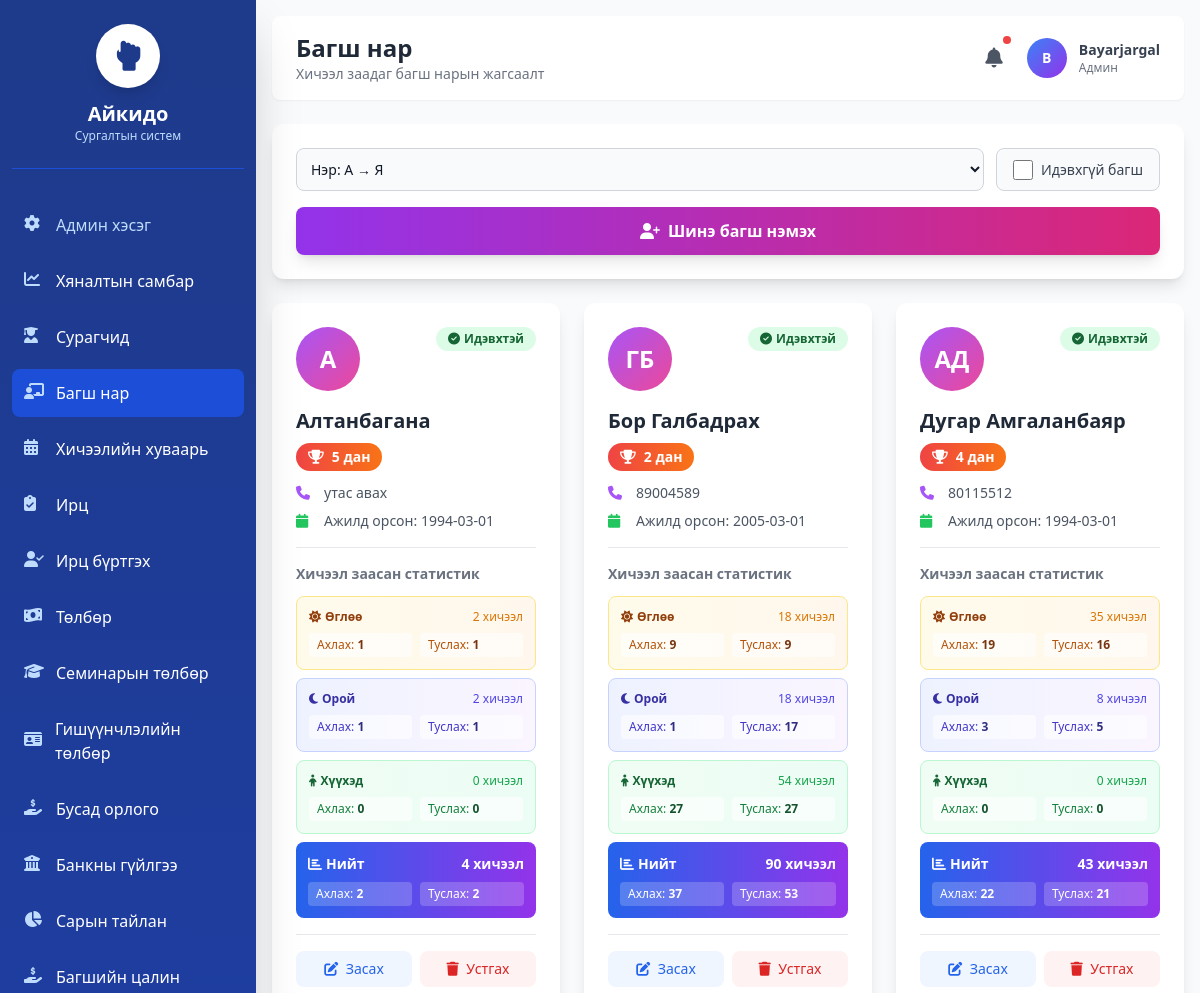
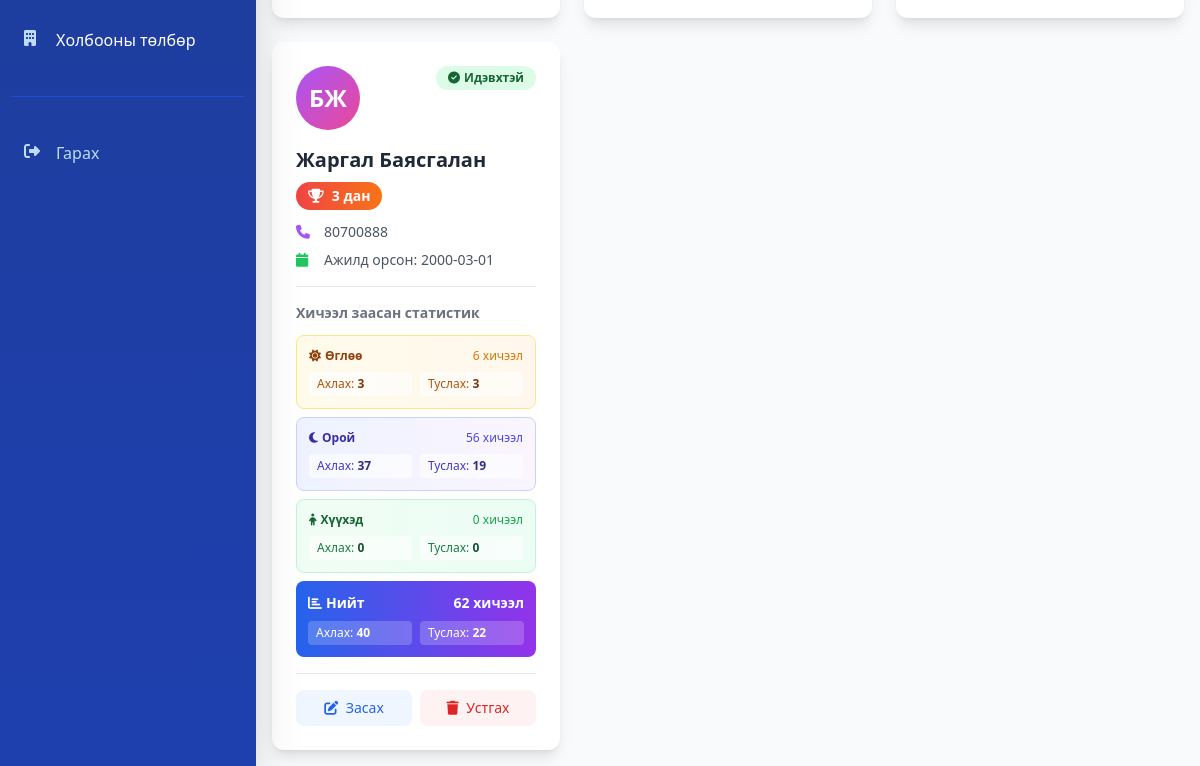
Before: /instructors/ (signed in) with the older database file (2 pictures, top to bottom).
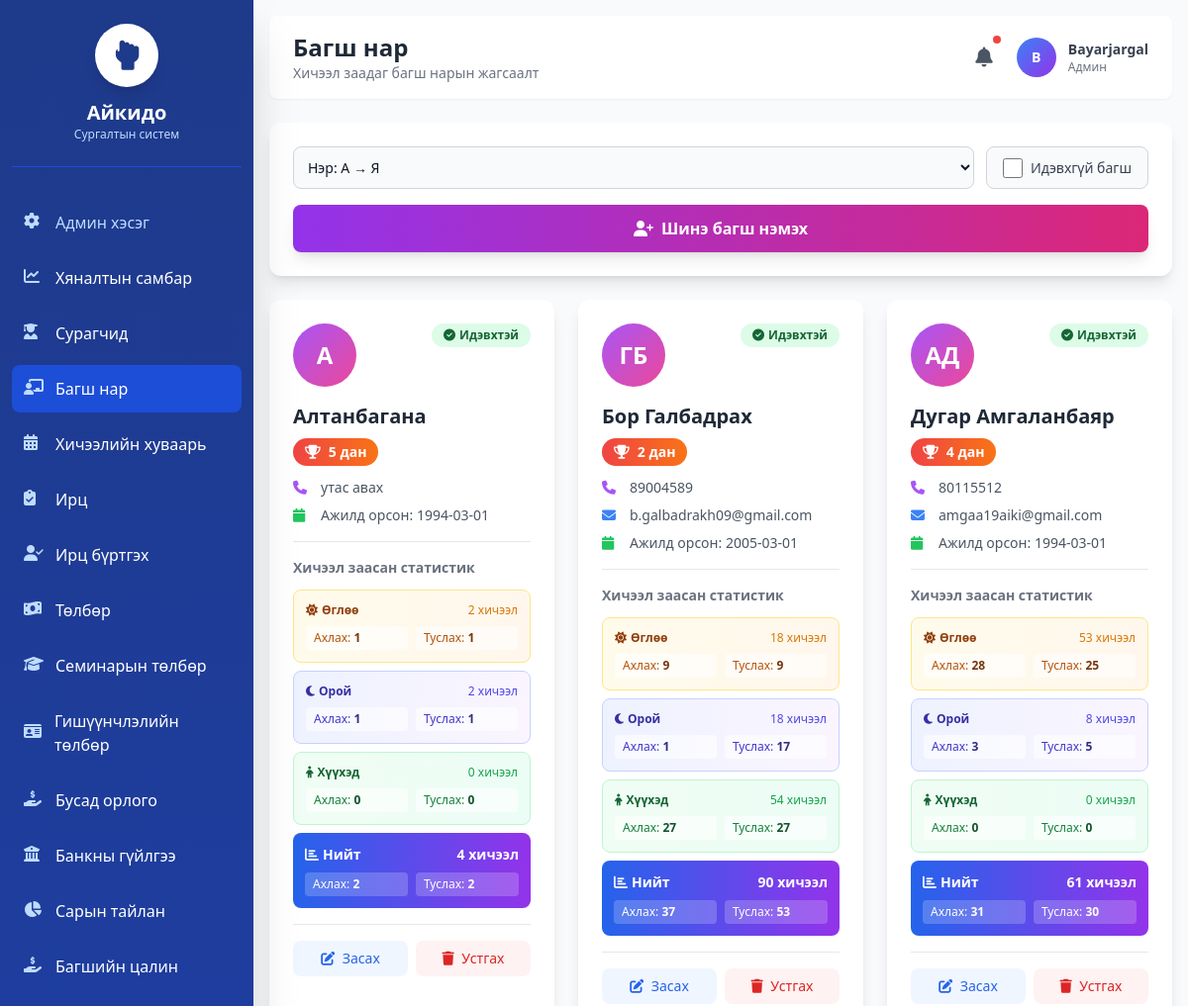
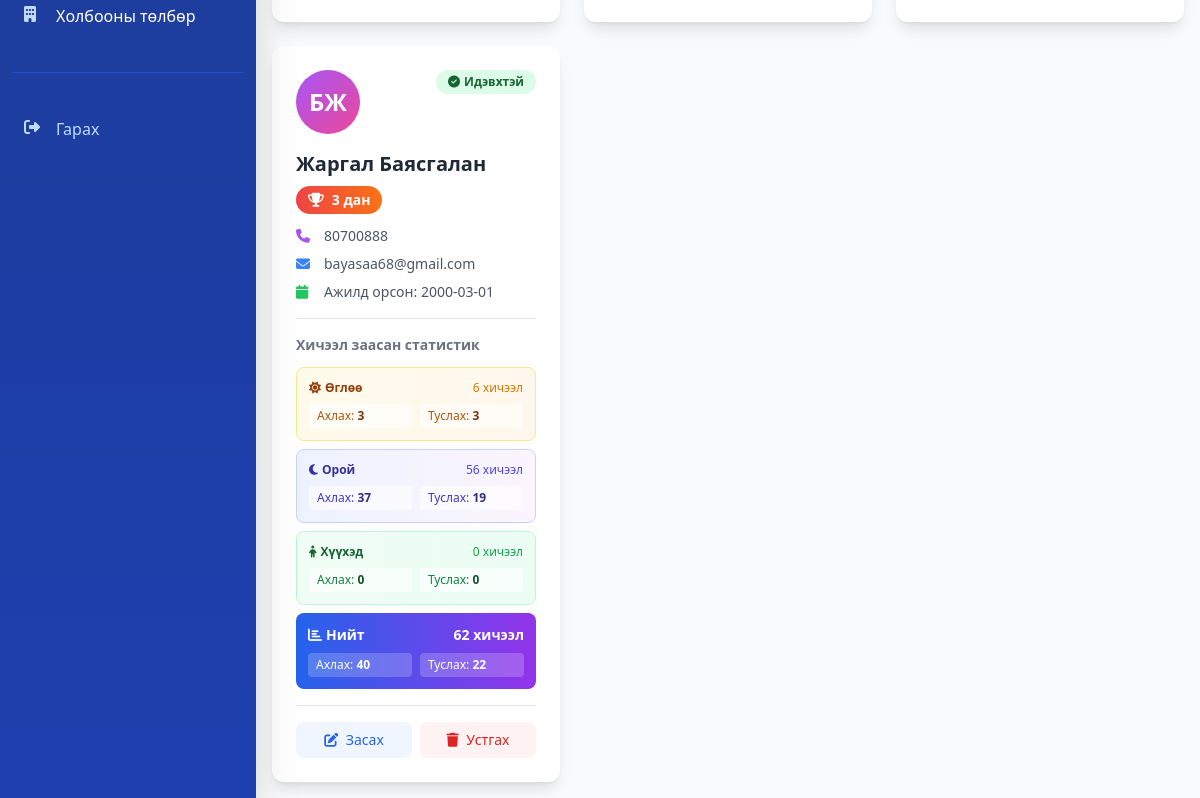
After: the same page with the newer database file (2 pictures, top to bottom).
### config/aikido_app/models.py (models this page shows, shortened)
class Instructor(models.Model):
    KYU_CHOICES = [
        (1, '1 кюү'),
        (2, '2 кюү'),
        (3, '3 кюү'),
        (4, '4 кюү'),
        (5, '5 кюү'),
        (6, '6 кюү'),
        (7, '7 кюү'),
        (8, '8 кюү'),
    ]
    DAN_CHOICES = [
        (1, '1 дан'),
        (2, '2 дан'),
        (3, '3 дан'),
        (4, '4 дан'),
        (5, '5 дан'),
        (6, '6 дан'),
        (7, '7 дан'),
        (8, '8 дан'),
    ]
    user = models.OneToOneField(
        User,
        on_delete=models.SET_NULL,
        null=True,
        blank=True,
        related_name='instructor_profile',
        verbose_name="Хэрэглэгч"
    )
    first_name = models.CharField(max_length=100, verbose_name="Нэр")
    last_name = models.CharField(max_length=100, verbose_name="Овог")
    phone = models.CharField(max_length=20, verbose_name="Утас")
    email = models.EmailField(blank=True, verbose_name="И-мэйл")
    hire_date = models.DateField(verbose_name="Ажилд орсон огноо")
    is_active = models.BooleanField(default=True, verbose_name="Идэвхтэй эсэх")
    kyu_rank = models.IntegerField(
        choices=KYU_CHOICES,
        null=True,
        blank=True,
        verbose_name="Кюү зэрэг"
    )
    dan_rank = models.IntegerField(
        choices=DAN_CHOICES,
        null=True,
        blank=True,
        verbose_name="Дан зэрэг"
    )
    current_rank_date = models.DateField(
        null=True,
        blank=True,
        verbose_name="Одоогийн зэрэг авсан огноо"
    )
    class Meta:
        verbose_name = "Багш"
        verbose_name_plural = "Багш нар"
        ordering = ['last_name', 'first_name']
    def __str__(self):
        return f"{self.last_name} {self.first_name}"
    def get_rank_display_full(self):
        if self.dan_rank:
            return f"{self.get_dan_rank_display()}"
        elif self.kyu_rank:
            return f"{self.get_kyu_rank_display()}"
        return "Зэрэггүй"

### config/aikido_app/views.py (the view)
# urls.py: path('instructors/', views.instructor_list, name='instructor_list'),
@login_required
def instructor_list(request):
    is_instructor_user = hasattr(request.user, 'instructor_profile') and not request.user.is_staff
    sort_by = request.GET.get('sort', 'name_asc')
    valid_sorts = {
        'name_asc': 'last_name',
        'name_desc': '-last_name',
        'date_asc': 'hire_date',
        'date_desc': '-hire_date',
        'rank_asc': 'dan_rank',
        'rank_desc': '-dan_rank',
    }
    order_by = valid_sorts.get(sort_by, 'last_name')
    show_inactive = request.GET.get('show_inactive', 'false') == 'true'
    if is_instructor_user:
        instructors = Instructor.objects.filter(user=request.user)
    else:
        if show_inactive:
            instructors = Instructor.objects.all()
        else:
            instructors = Instructor.objects.filter(is_active=True)
    instructors = instructors.order_by(order_by, 'last_name', 'first_name')
    for instructor in instructors:
        lead_morning = InstructorAssignment.objects.filter(
            instructor=instructor,
            role='LEAD',
            session__class_type__name=ClassType.MORNING
        ).count()
        assistant_morning = InstructorAssignment.objects.filter(
            instructor=instructor,
            role='ASSISTANT',
            session__class_type__name=ClassType.MORNING
        ).count()
        lead_evening = InstructorAssignment.objects.filter(
            instructor=instructor,
            role='LEAD',
            session__class_type__name=ClassType.EVENING
        ).count()
        assistant_evening = InstructorAssignment.objects.filter(
            instructor=instructor,
            role='ASSISTANT',
            session__class_type__name=ClassType.EVENING
        ).count()
        lead_children = InstructorAssignment.objects.filter(
            instructor=instructor,
            role='LEAD',
            session__class_type__name=ClassType.CHILDREN
        ).count()
        assistant_children = InstructorAssignment.objects.filter(
            instructor=instructor,
            role='ASSISTANT',
            session__class_type__name=ClassType.CHILDREN
        ).count()
        instructor.stats = {
            'morning': {'lead': lead_morning, 'assistant': assistant_morning},
            'evening': {'lead': lead_evening, 'assistant': assistant_evening},
            'children': {'lead': lead_children, 'assistant': assistant_children},
            'total_lead': lead_morning + lead_evening + lead_children,
            'total_assistant': assistant_morning + assistant_evening + assistant_children,
        }
    return render(request, 'aikido_app/instructor_list.html', {
        'instructors': instructors,
        'current_sort': sort_by,
        'show_inactive': show_inactive
    })

### config/aikido_app/templates/aikido_app/instructor_list.html (shortened to what the changed rows need)
{% extends 'aikido_app/base.html' %}
{% block page_title %}Багш нар{% endblock %}
{% block content %}
<div class="grid grid-cols-1 md:grid-cols-2 lg:grid-cols-3 gap-6">
    {% for instructor in instructors %}
    <div class="bg-white rounded-xl shadow-lg p-6 hover:shadow-2xl transition-all duration-300">
        <div class="flex items-start justify-between mb-4">
            <div class="w-16 h-16 bg-gradient-to-br from-purple-500 to-pink-500 rounded-full flex items-center justify-center">
                <span class="text-white text-2xl font-bold">{{ instructor.first_name|slice:":1" }}{{ instructor.last_name|slice:":1" }}</span>
            </div>
            {% if instructor.is_active %}
            <span class="inline-flex items-center px-3 py-1 rounded-full text-xs font-semibold bg-green-100 text-green-800">
                <i class="fas fa-check-circle mr-1"></i> Идэвхтэй
            </span>
            {% endif %}
        </div>
        <h3 class="text-xl font-bold text-gray-800 mb-2">{{ instructor.last_name }} {{ instructor.first_name }}</h3>
        {% if instructor.kyu_rank or instructor.dan_rank %}
        <div class="mb-3">
            <span class="inline-flex items-center px-3 py-1 rounded-full text-sm font-bold {% if instructor.dan_rank %}bg-gradient-to-r from-red-500 to-orange-500 text-white{% else %}bg-gradient-to-r from-yellow-400 to-yellow-500 text-gray-800{% endif %}">
                <i class="fas fa-{% if instructor.dan_rank %}trophy{% else %}medal{% endif %} mr-2"></i>
                {{ instructor.get_rank_display_full }}
            </span>
        </div>
        {% endif %}
        <div class="space-y-2 text-sm text-gray-600 mb-4">
            <div class="flex items-center">
                <i class="fas fa-phone w-5 text-purple-500"></i>
                <span class="ml-2">{{ instructor.phone }}</span>
            </div>
            {% if instructor.email %}
            <div class="flex items-center">
                <i class="fas fa-envelope w-5 text-blue-500"></i>
                <span class="ml-2">{{ instructor.email }}</span>
            </div>
            {% endif %}
            <div class="flex items-center">
                <i class="fas fa-calendar w-5 text-green-500"></i>
                <span class="ml-2">Ажилд орсон: {{ instructor.hire_date|date:"Y-m-d" }}</span>
            </div>
        </div>
        <div class="border-t pt-4">
            <p class="text-sm text-gray-500 mb-3 font-semibold">Хичээл заасан статистик</p>
            <div class="space-y-2">
                <div class="bg-gradient-to-r from-amber-50 to-orange-50 rounded-lg p-3 border border-amber-200">
                    <div class="flex items-center justify-between mb-2">
                        <span class="text-xs font-semibold text-amber-800">
                            <i class="fas fa-sun mr-1"></i>Өглөө
                        </span>
                        <span class="text-xs text-amber-600">
                            {{ instructor.stats.morning.lead|add:instructor.stats.morning.assistant }} хичээл
                        </span>
                    </div>
                    <div class="flex gap-2 text-xs">
                        <div class="flex-1 bg-white bg-opacity-60 rounded px-2 py-1">
                            <span class="text-amber-700">Ахлах:</span>
                            <span class="font-bold text-amber-900">{{ instructor.stats.morning.lead }}</span>
                        </div>
                        <div class="flex-1 bg-white bg-opacity-60 rounded px-2 py-1">
                            <span class="text-amber-700">Туслах:</span>
                            <span class="font-bold text-amber-900">{{ instructor.stats.morning.assistant }}</span>
                        </div>
                    </div>
                </div>
                <div class="bg-gradient-to-r from-indigo-50 to-purple-50 rounded-lg p-3 border border-indigo-200">
                    <div class="flex items-center justify-between mb-2">
                        <span class="text-xs font-semibold text-indigo-800">
                            <i class="fas fa-moon mr-1"></i>Орой
                        </span>
                        <span class="text-xs text-indigo-600">
                            {{ instructor.stats.evening.lead|add:instructor.stats.evening.assistant }} хичээл
                        </span>
                    </div>
                    <div class="flex gap-2 text-xs">
                        <div class="flex-1 bg-white bg-opacity-60 rounded px-2 py-1">
                            <span class="text-indigo-700">Ахлах:</span>
                            <span class="font-bold text-indigo-900">{{ instructor.stats.evening.lead }}</span>
                        </div>
                        <div class="flex-1 bg-white bg-opacity-60 rounded px-2 py-1">
                            <span class="text-indigo-700">Туслах:</span>
                            <span class="font-bold text-indigo-900">{{ instructor.stats.evening.assistant }}</span>
                        </div>
                    </div>
                </div>
                <div class="bg-gradient-to-r from-green-50 to-emerald-50 rounded-lg p-3 border border-green-200">
                    <div class="flex items-center justify-between mb-2">
                        <span class="text-xs font-semibold text-green-800">
                            <i class="fas fa-child mr-1"></i>Хүүхэд
                        </span>
                        <span class="text-xs text-green-600">
                            {{ instructor.stats.children.lead|add:instructor.stats.children.assistant }} хичээл
                        </span>
                    </div>
                    <div class="flex gap-2 text-xs">
                        <div class="flex-1 bg-white bg-opacity-60 rounded px-2 py-1">
                            <span class="text-green-700">Ахлах:</span>
                            <span class="font-bold text-green-900">{{ instructor.stats.children.lead }}</span>
                        </div>
                        <div class="flex-1 bg-white bg-opacity-60 rounded px-2 py-1">
                            <span class="text-green-700">Туслах:</span>
                            <span class="font-bold text-green-900">{{ instructor.stats.children.assistant }}</span>
                        </div>
                    </div>
                </div>
                <div class="bg-gradient-to-r from-blue-600 to-purple-600 rounded-lg p-3 text-white">
                    <div class="flex items-center justify-between text-sm font-bold">
                        <span><i class="fas fa-chart-bar mr-1"></i>Нийт</span>
                        <span>{{ instructor.stats.total_lead|add:instructor.stats.total_assistant }} хичээл</span>
                    </div>
                    <div class="flex gap-2 mt-2 text-xs">
                        <div class="flex-1 bg-white bg-opacity-20 rounded px-2 py-1">
                            <span>Ахлах:</span>
                            <span class="font-bold">{{ instructor.stats.total_lead }}</span>
                        </div>
                        <div class="flex-1 bg-white bg-opacity-20 rounded px-2 py-1">
                            <span>Туслах:</span>
                            <span class="font-bold">{{ instructor.stats.total_assistant }}</span>
                        </div>
                    </div>
                </div>
            </div>
        </div>
        {% if user.is_staff or not user.instructor_profile %}
        <div class="flex gap-2 mt-4 pt-4 border-t">
            <a href="{% url 'instructor_edit' instructor.pk %}"
               class="flex-1 px-4 py-2 bg-blue-50 text-blue-600 text-sm font-medium rounded-lg hover:bg-blue-100 transition-colors duration-200 text-center">
                <i class="fas fa-edit mr-1"></i> Засах
            </a>
            <button onclick="confirmDelete({{ instructor.pk }}, '{{ instructor }}')"
                    class="flex-1 px-4 py-2 bg-red-50 text-red-600 text-sm font-medium rounded-lg hover:bg-red-100 transition-colors duration-200">
                <i class="fas fa-trash mr-1"></i> Устгах
            </button>
        </div>
        {% endif %}
    </div>
    {% empty %}
    <div class="col-span-full text-center py-12 bg-white rounded-xl shadow-lg">
        <i class="fas fa-chalkboard-teacher text-6xl text-gray-300 mb-4"></i>
        <p class="text-gray-500">Багш байхгүй байна</p>
    </div>
    {% endfor %}
</div>
{% endblock %}

Changed rows visible on the page:
changed Instructor "Бор": email (not shown) → "b.galbadrakh09@gmail.com"
changed Instructor "Дугар": email (not shown) → "amgaa19aiki@gmail.com"; stats.morning.lead|add "35" → "53"; stats.morning.lead "19" → "28"; stats.morning.assistant "16" → "25"; stats.total_lead|add "43" → "61"; stats.total_lead "22" → "31"; stats.total_assistant "21" → "30"
changed Instructor "Жаргал": email (not shown) → "bayasaa68@gmail.com"
